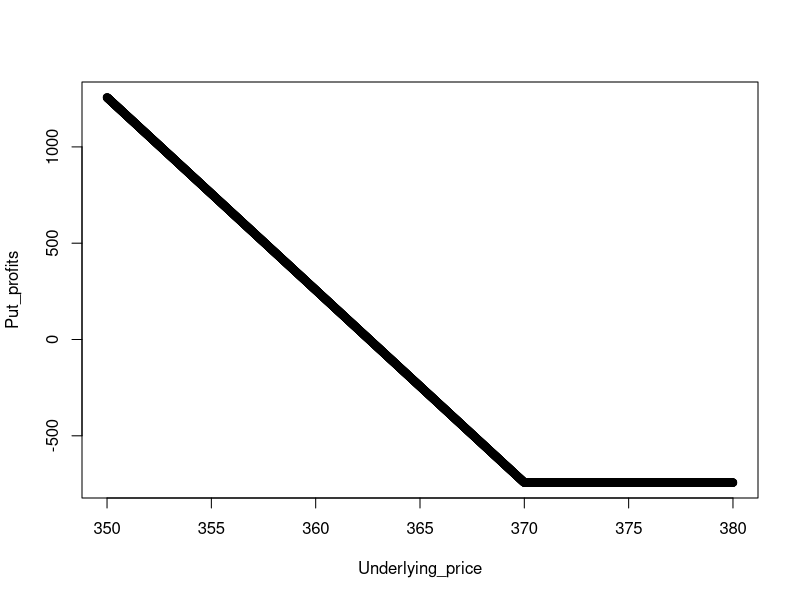
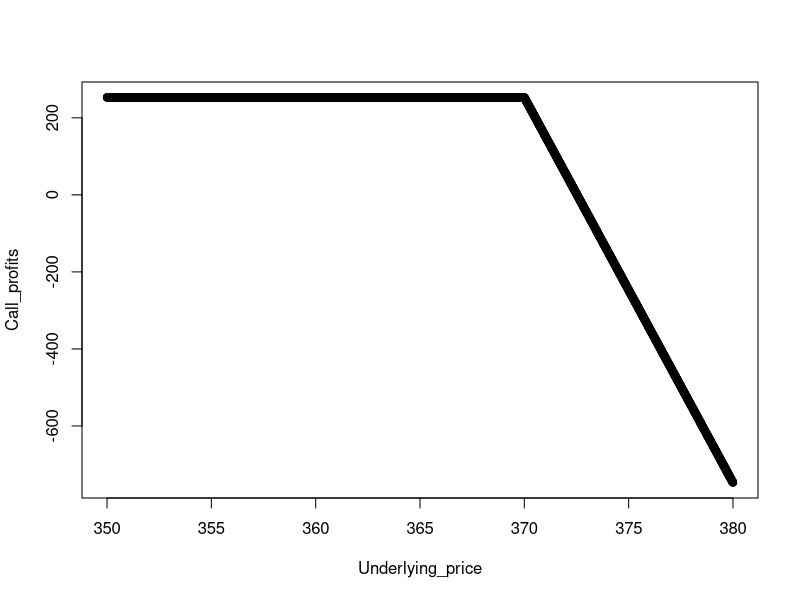
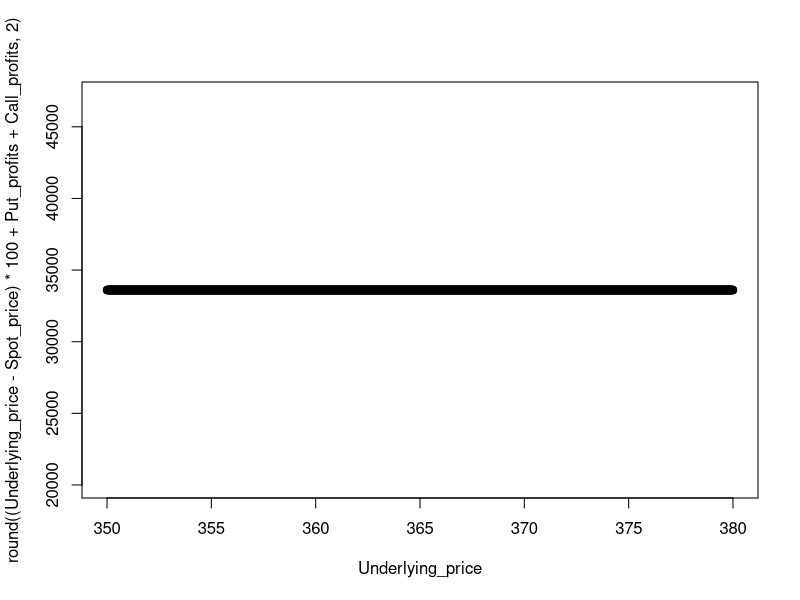

These charts were generated, in order, by the following R code:
#***************
# short strategy
#***************
# determine stop-price (stop-long)
#Put_Ask=59.15 # put option ask (long position)
Bid_Price=4.3 # call option ask (short position)
Strike=330 # strike
SP=212.76 # stock price when purchased
#SE=seq(150, 300, by=0.01) # stock price at expiration

Margin_per_Contract=Bid_Price*100+max(0.2*SP*100+abs(Strike-SP)*100, 0.1*SP*100)
Margin_per_Contract=7669

# calculate the stop price
# x must be larger than 0
Capital=8450
Maximum_Contracts_Num=floor(Capital/Margin_per_Contract)
# Maximum_Contracts_Num=10
Net_Return=Bid_Price*100*Maximum_Contracts_Num
p=0.94
Commissions=1.04*2*Maximum_Contracts_Num
x=(Capital*Bid_Price*p-Capital*(1-p)*(Commissions/(100*Maximum_Contracts_Num)))/(100*Bid_Price*Maximum_Contracts_Num+Capital*(1-p))-Bid_Price
Stop_Price=(Bid_Price+x)
b=1+Net_Return/(Stop_Price*100*Maximum_Contracts_Num+Commissions)
Kelly=(p)-(1-p)/(b-1)
Kelly


if(Stop_Price>Bid_Price){ # x > 0 equivalently translantes to Stop_Price > Return/100
  print(paste0("Bid_Price : ", round(Bid_Price, 2), " / Stop_Price : ", round(Stop_Price, 2), " / Kelly : ", round(Kelly, 4)))
  print(paste0("Net_Return : $", round(Net_Return, 2), " / Bet : $", round(Stop_Price*100*Maximum_Contracts_Num, 2), " / Loss (w/ Commissions): $", round(Stop_Price*100*Maximum_Contracts_Num+Commissions, 2)))
  print(paste0("Net_Return_Rate (w/ Commissions) : ", (round(b, 4)-1)*100, "%"))
}

# Kelly is sometimes risky, so let's take a certain proportion of the original kelly for satefy
Alpha=1/3
New_Kelly=Kelly*Alpha
New_Stop_Price=New_Kelly*Capital/100/Maximum_Contracts_Num
if(New_Stop_Price>Bid_Price){ # x > 0 equivalently translantes to New_Stop_Price > Return/100
  print(paste0("Bid_Price : ", round(Bid_Price, 2), " / New_Stop_Price : ", round(New_Stop_Price, 2), " / New_Kelly : ", round(New_Kelly, 4)))
  print(paste0("Net_Return : $", round(Net_Return, 2), " / Bet : $", round(New_Stop_Price*100*Maximum_Contracts_Num, 2), " / Loss (w/ Commissions): $", round(New_Stop_Price*100*Maximum_Contracts_Num+Commissions, 2)))
  print(paste0("Net_Return_Rate (w/ Commissions) : ", round((Net_Return/(New_Stop_Price*100*Maximum_Contracts_Num+Commissions))*100, 2), "%"))
}

round(Kelly, 5)==round((Stop_Price*100*Maximum_Contracts_Num)/Capital, 5)
round(Capital, 1)==round((Stop_Price*100)/Kelly*Maximum_Contracts_Num, 1)

round(New_Kelly, 5)==round((New_Stop_Price*100)/Capital*Maximum_Contracts_Num, 5)
round(Capital, 1)==round((New_Stop_Price*100)/New_Kelly*Maximum_Contracts_Num, 1)



#***************
# long strategy
#***************
# determine stop-price (stop-long)
A=1.7 # ask price
C=8500 # capital
Contracts_Num=1
Commissions=1.04*2*Contracts_Num
P=1-0.54 # 1 - max loss chance

# PP : profit price (short order)
PP=((1-P)*(A+Commissions/100/Contracts_Num))/(P-1/C*(100*A*Contracts_Num+Commissions))+(A+Commissions/100/Contracts_Num)

b=(100*PP*Contracts_Num)/(100*A*Contracts_Num+Commissions)
(P)-(1-P)/(b-1)
(Commissions+A*100*Contracts_Num)/C

#
Net_Return=100*(PP-A)*Contracts_Num-Commissions
if(PP>A){ # x > 0 equivalently translantes to Profit_price > Ask price
  print(paste0("Ask_Price : ", round(A, 2), " / Profit_Price : ", round(PP, 2), " / Kelly : ", round((P)-(1-P)/(b-1), 4), " / Bet : $", round(A*100*Contracts_Num, 2), " / Loss (w/ Commissions): $", round(A*100*Contracts_Num+Commissions, 2)))
  print(paste0("Return : $", round(Net_Return+A*100*Contracts_Num+Commissions, 2), " / Return_Rate (w/ Commissions) : ", round(((Net_Return+A*100*Contracts_Num+Commissions)/(A*100*Contracts_Num+Commissions))*100, 2), "%"))
  print(paste0("Net_Return : $", round(Net_Return, 2), " / Net_Return_Rate (w/ Commissions) : ", round((Net_Return/(A*100*Contracts_Num+Commissions))*100, 2), "%"))
  
}



#****************
# option leverage
#****************
ask=2.71
delta=0.448
spot_price=375

delta*spot_price/ask



#***********
# conversion
#***********
Spot_price=29.01

Put_strike=370
Put_ask=7.43
Call_strike=370
Call_bid=2.53


Call_bid-Put_ask

Underlying_price=seq(350, 380, by=0.01)

Commisions=0
Put_profits=round(sapply(Underlying_price,
                         function(x) max(-x+Put_strike-Put_ask, -Put_ask)), 2)*100-Commisions*2
plot(Underlying_price, Put_profits)
Call_profits=round(sapply(Underlying_price,
                          function(x) min(Call_bid, -x+Call_strike+Call_bid)), 2)*100-Commisions*2
plot(Underlying_price, Call_profits)


plot(Underlying_price,
     round((Underlying_price-Spot_price)*100+Put_profits+Call_profits, 2))






